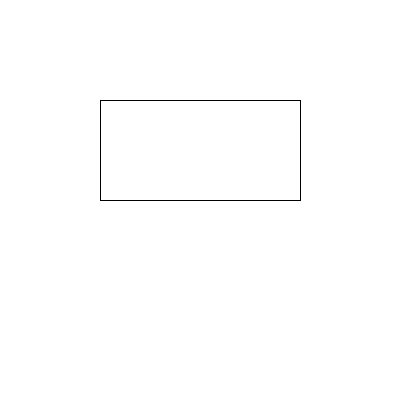
Frame 1 (no input)
Frame 60 (the mouse pressed at the canvas centre just before this capture): identical to frame 1, image omitted
Frame 120 (the mouse held since frame 60 and released just before this capture): identical to frame 1, image omitted

The Processing sketch that drew this single still picture (run headless with seeded random() and noise(); from frame 60 on, the mouse is pressed at the canvas centre):

// Processing sketch: opdracht_12_1
// ── opdracht_12_1.pde
class Rechthoek {
  float x;
  float y;
  float breedte;
  float hoogte;

  Rechthoek(float startX, float startY, float startBreedte, float startHoogte) {
    x = startX;
    y = startY;
    breedte = startBreedte;
    hoogte = startHoogte;
  }

  void teken() {
    rect(x, y, breedte, hoogte);
  }
}

Rechthoek mijnRechthoek;

void setup() {
  size(400, 400);
  mijnRechthoek = new Rechthoek(100, 100, 200, 100);
}

void draw() {
  background(255);
  mijnRechthoek.teken();
}
